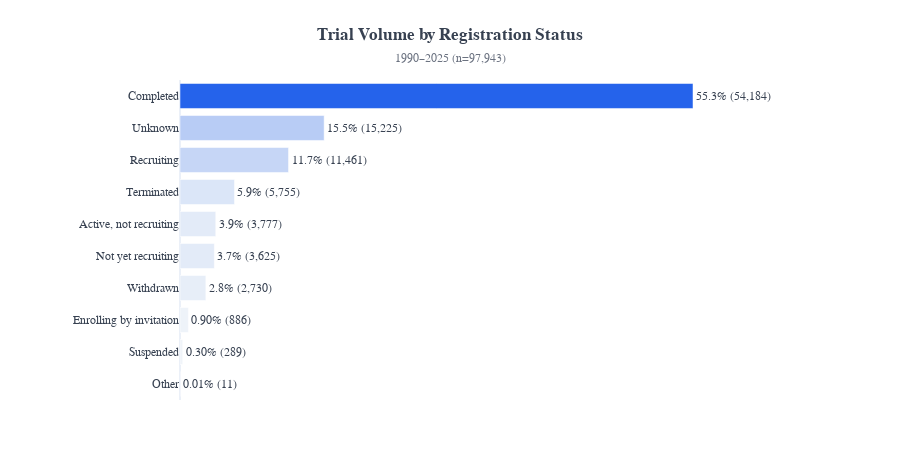

Notebook cell for this chart:
### Markdown cell above
## 1.2 Distribution by Status

What is the operational status distribution of registered trials?

### Code cell
# ============================================================
# 1.2 Distribution by Status
# ============================================================

# Aggregate by status (one row per status)
status_dist = (
    df_study
    .groupby(["status_group", "status_order"])
    .size()
    .reset_index(name="trial_count")
)

# Exact % (round only at display time)
status_dist["pct_exact"] = status_dist["trial_count"] / n_studies * 100

# Chart (ordered by volume)
fig_status = create_horizontal_bar_chart(
    data=status_dist,
    value_col="trial_count",
    label_col="status_group",
    title="Trial Volume by Registration Status",
    subtitle=f"{min_year}–{max_year} (n={n_studies:,})",
    order_by_value=True,
    total_for_pct=n_studies,
)

fig_status.show()

### Figure 1 — Plotly figure (JSON) as saved in the notebook; plotly's stock layout.template omitted (floating-point values rounded to 4 significant figures)
{"data": [{"cliponaxis": false, "hovertemplate": "<b>%{y}</b><br>Trials: %{x:,}<extra></extra>", "marker": {"color": ["rgb(37, 99, 235)", "rgb(184, 204, 245)", "rgb(198, 214, 246)", "rgb(219, 230, 248)", "rgb(227, 235, 248)", "rgb(227, 235, 248)", "rgb(231, 238, 248)", "rgb(238, 243, 249)", "rgb(240, 244, 249)", "rgb(241, 245, 249)"]}, "orientation": "h", "text": ["55.3% (54,184)", "15.5% (15,225)", "11.7% (11,461)", "5.9% (5,755)", "3.9% (3,777)", "3.7% (3,625)", "2.8% (2,730)", "0.90% (886)", "0.30% (289)", "0.01% (11)"], "textposition": "outside", "type": "bar", "x": [54184, 15225, 11461, 5755, 3777, 3625, 2730, 886, 289, 11], "y": ["Completed", "Unknown", "Recruiting", "Terminated", "Active, not recruiting", "Not yet recruiting", "Withdrawn", "Enrolling by invitation", "Suspended", "Other"]}], "layout": {"bargap": 0.22, "font": {"color": "#374151", "family": "Arial"}, "height": 450, "margin": {"b": 50, "l": 180, "r": 180, "t": 80}, "title": {"text": "<b>Trial Volume by Registration Status</b><br><span style='font-size:12px; color:#6b7280'>1990–2025 (n=97,943)</span>", "x": 0.5, "xanchor": "center"}, "xaxis": {"rangemode": "tozero", "showgrid": false, "showticklabels": false, "title": {}}, "yaxis": {"autorange": "reversed", "tickfont": {"size": 12}, "title": {}}}}
